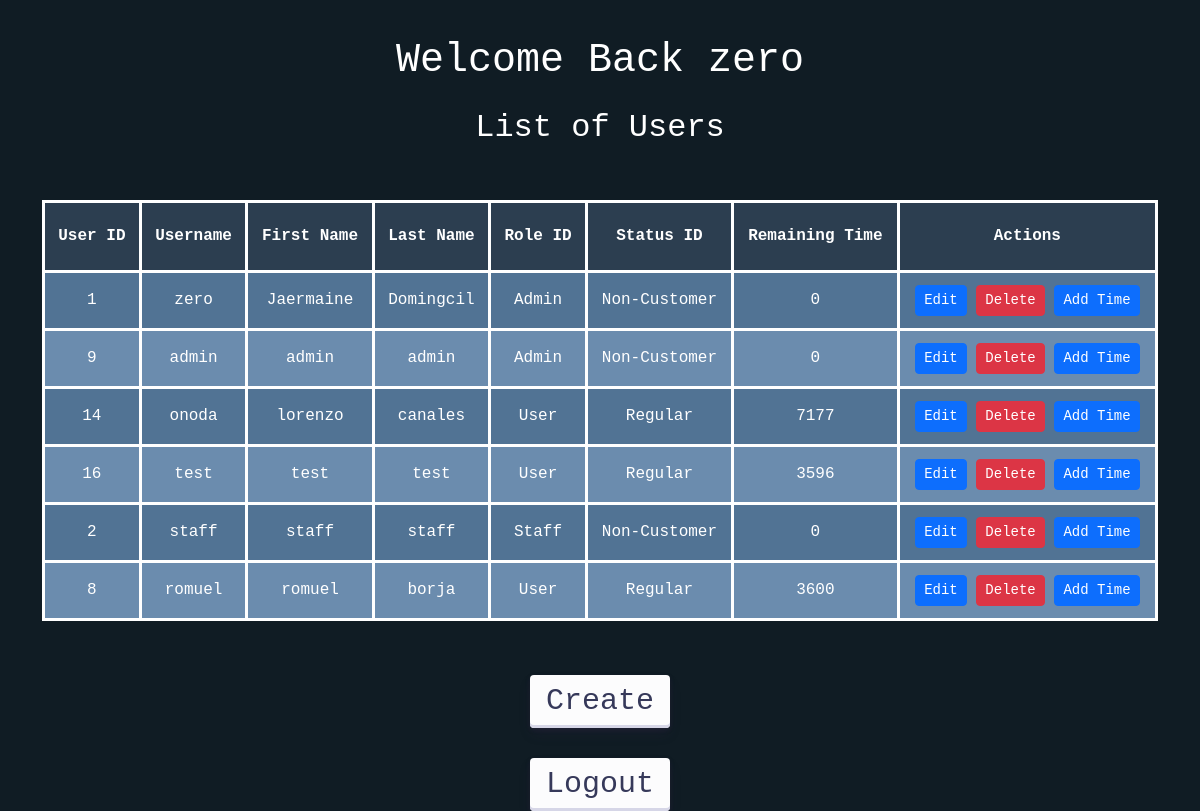
Page /pages/admin-page.php (signed in) on the committed database.
### tables this page shows
CREATE TABLE `account` (
  `user_id` int(11) NOT NULL,
  `first_name` varchar(255) NOT NULL,
  `last_name` varchar(255) NOT NULL,
  `username` varchar(255) NOT NULL,
  `password` varchar(255) NOT NULL,
  `time` int(11) NOT NULL,
  `role_id` int(11) NOT NULL,
  `status_id` int(11) NOT NULL,
  `active` tinyint(1) NOT NULL
);

CREATE TABLE `roles` (
  `role_id` int(11) NOT NULL,
  `role_name` varchar(255) NOT NULL
);

CREATE TABLE `status` (
  `status_id` int(11) NOT NULL,
  `status_name` varchar(255) NOT NULL
);

### pages/admin-page.php (the view, shortened to what this page needs)
<?php
include '../validate/db.php';
?>
<!DOCTYPE html>
<html lang="en">
<head>
    <link rel="stylesheet" href="https://cdn.jsdelivr.net/npm/bootstrap@5.3.3/dist/css/bootstrap.min.css">
    <link rel="stylesheet" href="..\style.css">
</head>
<body>
    <div class="container mt-5">
        <?php
        echo "<h1 class='text-center'>Welcome Back " . $_SESSION['username'] . "</h1>";
        ?>
        <h2 class="text-center mt-4">List of Users</h2>
        <br>
        <table class="tablee">
            <tr>
                <th>User ID</th>
                <th>Username</th>
                <th>First Name</th>
                <th>Last Name</th>
                <th>Role ID</th>
                <th>Status ID</th>
                <th>Remaining Time</th>
                <th>Actions</th>
            </tr>
            <?php
            $sql = "SELECT DISTINCT account.user_id AS 'user_id', account.username AS 'Username', account.first_name AS 'FirstName', account.last_name AS 'LastName', roles.role_name AS Role, status.status_name AS Status, account.time AS Time, account.active AS active FROM account
            JOIN roles ON account.role_id = roles.role_id
            JOIN status ON account.status_id = status.status_id
            ORDER BY active DESC";
            $results = $conn->query($sql);
            while ($row = $results->fetch_assoc()) {
                echo " <tr>
                        <td>$row[user_id]</td>
                        <td>$row[Username]</td>
                        <td>$row[FirstName]</td>
                        <td>$row[LastName]</td>
                        <td>$row[Role]</td>
                        <td>$row[Status]</td>
                        <td>$row[Time]</td>
                        <td>
                            <a class='btn btn-primary btn-sm' href='../pages/modification-page.php?user_id=$row[user_id]'>Edit</a>
                            <a class='btn btn-danger btn-sm' href='../validate/delete-validate.php?user_id=$row[user_id]'>Delete</a>
                            <button class='btn btn-primary btn-sm add-time-btn'
                                data-user-id='{$row['user_id']}'
                                data-username='{$row['Username']}'
                                data-role='{$row['Role']}'
                                data-status='{$row['Status']}'>Add Time</button>
                        </td>
                    </tr>";
            }
            ?>
        </table>
        <div class="text-center mt-4">
            <form action="registration-page.php" method="POST">
                <input type="submit" name="register" class="button" value="<?php echo $_SESSION['register'] = 'Create'; ?>">
            </form>
            <form action="..\validate\logout-validate.php" method="POST">
                <input type="submit" name="logout" class="button" value="Logout">
            </form>
        </div>
    </div>
</body>
</html>

### style.css (style rules this page uses)
:root { --accent: #007ECC; --accent-2: #EC2F4B; --text: #003f66; --text-hover: var(--accent); --text-active: #FFFFFF; --border-width: 0.125em; }
body { margin: 0; padding: 0; height: 100vh; display: flex; justify-content: center; align-items: center; background-color: #101c24; }
.button { align-items: center; appearance: none; background-color: #FCFCFD; border-radius: 4px; border-width: 0; box-shadow: rgba(45, 35, 66, 0.4) 0 2px 4px, rgba(45, 35, 66, 0.3) 0 7px 13px -3px, #D6D6E7 0 -3px 0 inset; box-sizing: border-box; color: #36395A; cursor: pointer; display: inline-flex; font-family: "JetBrains Mono", monospace; height: 53px; justify-content: center; line-height: 1; list-style: none; overflow: hidden; padding-left: 16px; padding-right: 16px; position: relative; text-align: left; text-decoration: none; transition: box-shadow .15s, transform .15s; -webkit-user-select: none; user-select: none; touch-action: manipulation; vertical-align: top; white-space: nowrap; font-size: 30px; margin-top: 30px; }
table { width: 100%; border-collapse: collapse; margin: 20px 0; font-family: monospace; }
th, td { padding: 12px; text-align: center; height: 50px; }
th { background-color: #2C3E50; color: #ECF0F1; height: 70px; }
tr:nth-child(even) { background-color: #517394; color:#FFFFFF; }
tr:nth-child(odd) { background-color: #6b8cae; color: #ECF0F1; }
h1, h2 { font-family: monospace; text-align: left; color: white; }
table, th, td { color: white; border: 3px solid; }

### rows in the picture
account: user_id "1", username "zero", first_name "Jaermaine", last_name "Domingcil", role.role_name "Admin", status.status_name "Non-Customer", time "0"
account: user_id "9", username "admin", first_name "admin", last_name "admin", role.role_name "Admin", status.status_name "Non-Customer", time "0"
account: user_id "14", username "onoda", first_name "lorenzo", last_name "canales", role.role_name "User", status.status_name "Regular", time "7177"
account: user_id "16", username "test", first_name "test", last_name "test", role.role_name "User", status.status_name "Regular", time "3596"
account: user_id "2", username "staff", first_name "staff", last_name "staff", role.role_name "Staff", status.status_name "Non-Customer", time "0"
account: user_id "8", username "romuel", first_name "romuel", last_name "borja", role.role_name "User", status.status_name "Regular", time "3600"

### other values in the picture
$_SESSION['username'] "zero"
